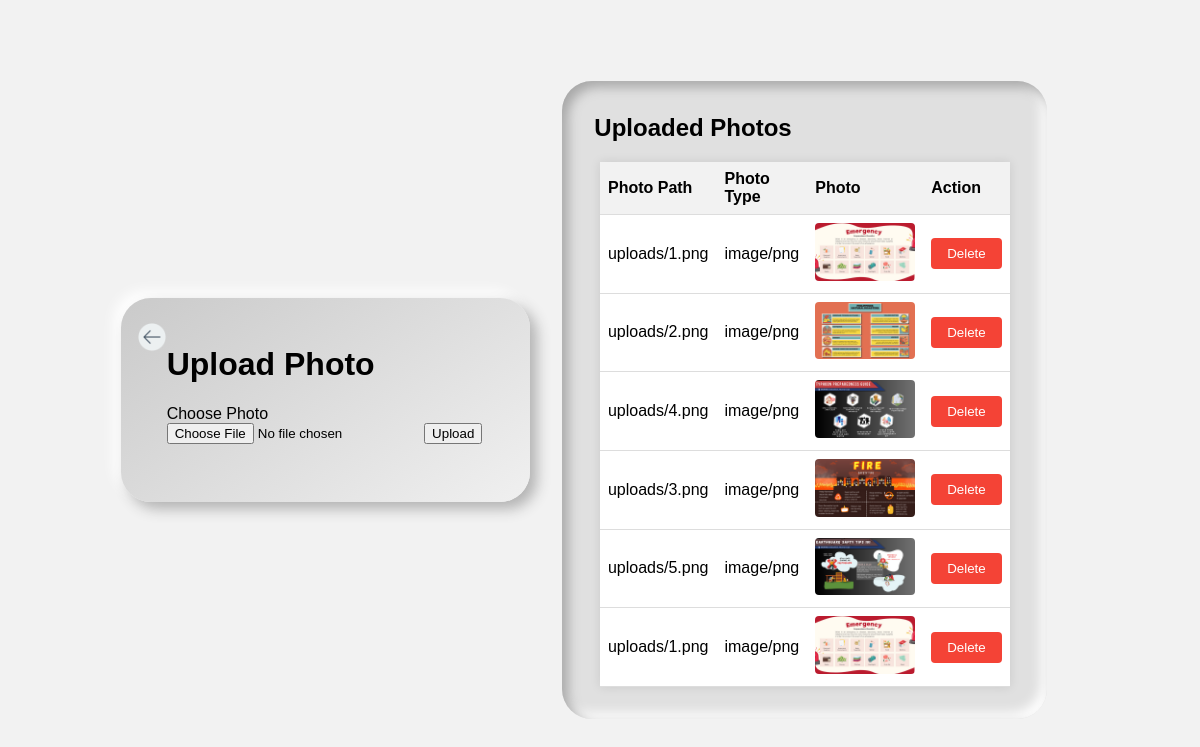
Before: / with the older database file.
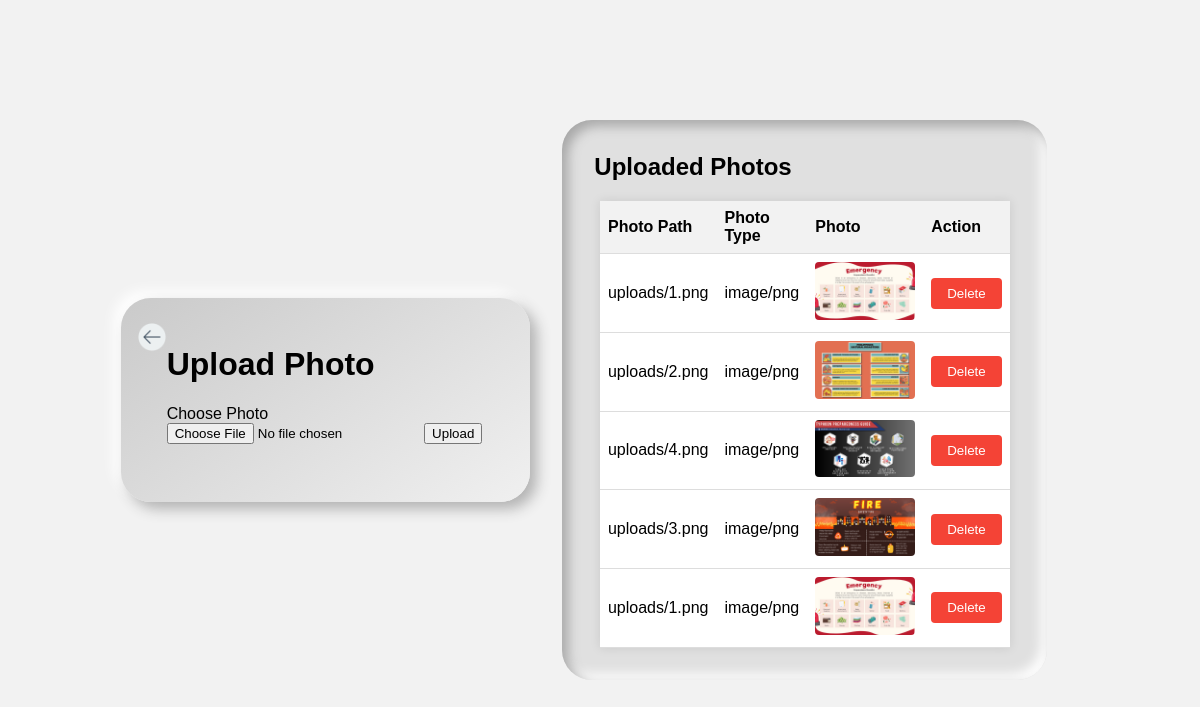
After: the same page with the newer database file.
### tables this page shows
CREATE TABLE `photos` (
  `photo_id` int(11) NOT NULL,
  `photo_path` varchar(255) NOT NULL,
  `photo_type` varchar(255) NOT NULL
);

### index.php (the view, shortened to what this page needs)
<?php
$db_host = 'localhost';
$db_username = 'root';
$db_password = '';
$db_name = 'user_db';
$conn = new mysqli($db_host, $db_username, $db_password, $db_name);
$sql = "SELECT photo_id, photo_path, photo_type FROM photos";
$result = $conn->query($sql);
$photos = array();
if ($result->num_rows > 0) {
    while ($row = $result->fetch_assoc()) {
        $photos[] = $row;
    }
}
?>
<!DOCTYPE html>
<html lang="en">
<head>
<link rel="stylesheet" href="css/index.css">
</head>
<body>
    <div class="con">
    <a href="admin_interface.php" class="x-button">
                <img style="height: 30px;" src="assets/icon/left-arrow.png" alt=""></i></a>
<div class="upload1">
    <h1>Upload Photo</h1>
    <label for="photo" class="upload-btn">Choose Photo</label>
    <form id="uploadForm" enctype="multipart/form-data">
        <input type="file" name="photo" id="photo">
        <button type="submit" id="uploadButton">Upload</button>
    </form>
</div>
</div>
<div class="tab">
        <div class="d">
            <h2>Uploaded Photos</h2>
        </div>
        <table>
            <tr>
                <th>Photo Path</th>
                <th>Photo Type</th>
                <th>Photo</th>
                <th>Action</th>
            </tr>
            <?php foreach ($photos as $photo) : ?>
                <tr>
                    <td><?php echo $photo['photo_path']; ?></td>
                    <td><?php echo $photo['photo_type']; ?></td>
                    <td><img src="<?php echo $photo['photo_path']; ?>" alt="Uploaded Photo"></td>
                    <td>
                        <form method="post" action="<?php echo htmlspecialchars($_SERVER["PHP_SELF"]); ?>">
                            <button type="submit" class="delete-btn">Delete</button>
                        </form>
                    </td>
                </tr>
            <?php endforeach; ?>
        </table>
    </div>
</body>
</html>

### css/index.css (style rules this page uses)
body { font-family: Arial, sans-serif; background-color: #f2f2f2; margin: 0; padding: 0; display: flex; justify-content: center; align-items: center; height: 100vh; }
.con { display: flex; flex-direction: row; justify-content: start; padding: 3rem; border-radius: 30px; background: linear-gradient(145deg, #cacaca, #f0f0f0); box-shadow: 7px 7px 14px #b3b3b3, -7px -7px 14px #ffffff; }
.con a { margin-top: -1.5rem; margin-left: -2rem; }
h1 { margin-top: 0; }
a { justify-content: start; }
.tab { border-radius: 30px; background: #e0e0e0; box-shadow: inset 6px 6px 12px #a8a8a8, inset -6px -6px 12px #ffffff; margin: 2rem; padding: 2rem; }
h2 { text-align: center; margin-top: 1px; }
table { margin: 0 auto; border-collapse: collapse; width: 90%; background-color: #fff; box-shadow: 0 0 10px rgba(0, 0, 0, 0.1); }
th, td { border-bottom: 1px solid #ddd; padding: 8px; text-align: left; }
th { background-color: #f2f2f2; }
img { max-width: 100px; max-height: 100px; border-radius: 4px; }
.delete-btn { background-color: #f44336; color: white; border: none; padding: 8px 16px; border-radius: 4px; cursor: pointer; transition: background-color 0.3s; }
a { display: block; text-align: center; margin-top: 20px; color: #008CBA; text-decoration: none; transition: color 0.3s; }
.d { display: flex; flex-direction: column; justify-content: start; align-items: start; }

Changed rows visible on the page:
removed photos: photo_path "uploads/5.png", photo_type "image/png", photo_path (picture)
